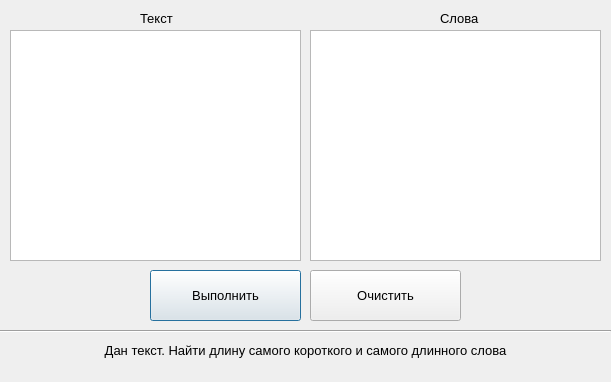
<?xml version="1.0" encoding="UTF-8"?>
<ui version="4.0">
 <class>Dialog</class>
 <widget class="QDialog" name="Dialog">
  <property name="geometry">
   <rect>
    <x>0</x>
    <y>0</y>
    <width>611</width>
    <height>382</height>
   </rect>
  </property>
  <property name="minimumSize">
   <size>
    <width>611</width>
    <height>382</height>
   </size>
  </property>
  <property name="maximumSize">
   <size>
    <width>611</width>
    <height>382</height>
   </size>
  </property>
  <property name="windowTitle">
   <string>Dialog</string>
  </property>
  <widget class="QTextEdit" name="textEdit_words">
   <property name="geometry">
    <rect>
     <x>310</x>
     <y>30</y>
     <width>291</width>
     <height>231</height>
    </rect>
   </property>
   <property name="font">
    <font>
     <family>Segoe UI</family>
     <pointsize>10</pointsize>
    </font>
   </property>
  </widget>
  <widget class="QTextEdit" name="textEdit_text">
   <property name="geometry">
    <rect>
     <x>10</x>
     <y>30</y>
     <width>291</width>
     <height>231</height>
    </rect>
   </property>
   <property name="font">
    <font>
     <family>Segoe UI</family>
     <pointsize>10</pointsize>
    </font>
   </property>
  </widget>
  <widget class="QLabel" name="label_1">
   <property name="geometry">
    <rect>
     <x>140</x>
     <y>10</y>
     <width>41</width>
     <height>16</height>
    </rect>
   </property>
   <property name="font">
    <font>
     <family>Segoe UI</family>
     <pointsize>10</pointsize>
    </font>
   </property>
   <property name="text">
    <string>Текст</string>
   </property>
  </widget>
  <widget class="QLabel" name="label_2">
   <property name="geometry">
    <rect>
     <x>440</x>
     <y>10</y>
     <width>51</width>
     <height>16</height>
    </rect>
   </property>
   <property name="font">
    <font>
     <family>Segoe UI</family>
     <pointsize>10</pointsize>
    </font>
   </property>
   <property name="text">
    <string>Слова</string>
   </property>
  </widget>
  <widget class="QPushButton" name="btn_solve">
   <property name="geometry">
    <rect>
     <x>150</x>
     <y>270</y>
     <width>151</width>
     <height>51</height>
    </rect>
   </property>
   <property name="font">
    <font>
     <family>Segoe UI</family>
     <pointsize>10</pointsize>
    </font>
   </property>
   <property name="text">
    <string>Выполнить</string>
   </property>
  </widget>
  <widget class="QPushButton" name="btn_clear">
   <property name="geometry">
    <rect>
     <x>310</x>
     <y>270</y>
     <width>151</width>
     <height>51</height>
    </rect>
   </property>
   <property name="font">
    <font>
     <family>Segoe UI</family>
     <pointsize>10</pointsize>
    </font>
   </property>
   <property name="text">
    <string>Очистить</string>
   </property>
  </widget>
  <widget class="QLabel" name="label_task_1">
   <property name="geometry">
    <rect>
     <x>10</x>
     <y>340</y>
     <width>591</width>
     <height>21</height>
    </rect>
   </property>
   <property name="font">
    <font>
     <family>Segoe UI</family>
     <pointsize>10</pointsize>
    </font>
   </property>
   <property name="text">
    <string>&lt;html&gt;&lt;head/&gt;&lt;body&gt;&lt;p&gt;Дан текст. Найти длину самого короткого и самого длинного слова&lt;/p&gt;&lt;/body&gt;&lt;/html&gt;</string>
   </property>
   <property name="alignment">
    <set>Qt::AlignCenter</set>
   </property>
  </widget>
  <widget class="Line" name="line">
   <property name="geometry">
    <rect>
     <x>0</x>
     <y>323</y>
     <width>611</width>
     <height>16</height>
    </rect>
   </property>
   <property name="orientation">
    <enum>Qt::Horizontal</enum>
   </property>
  </widget>
 </widget>
 <resources/>
 <connections/>
</ui>
